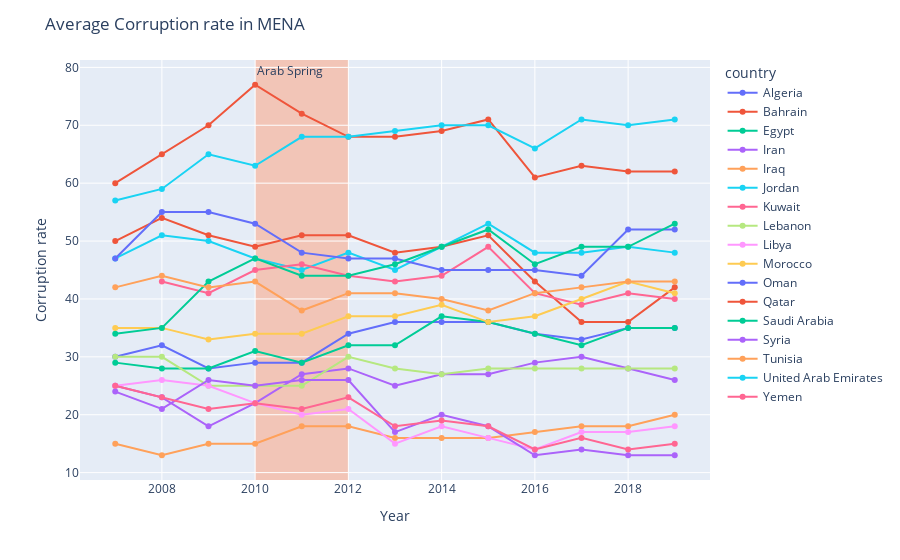

The code cell stored with this chart in its notebook:
### Code cell
fig = px.line(corruption_data, x="year", y="corruption_rate", 
              color='country',
            labels={"year": "Year", "corruption_rate": "Corruption rate", "Region": "Region"},
             )

fig.update_layout(
    title_text="Average Corruption rate in MENA",      
)

# Add shape regions
fig.add_vrect(
    x0="2010", x1="2012",
    fillcolor="LightSalmon", opacity=0.5,
    layer="below", line_width=0, annotation_text="Arab Spring", annotation_position="top left"
)

fig.update_traces(mode="markers+lines", hovertemplate=None)
fig.update_layout(hovermode="x unified")

fig.show()

### Figure 1 — Plotly figure (JSON) as saved in the notebook; plotly's stock layout.template omitted (floating-point values rounded to 4 significant figures)
{"data": [{"legendgroup": "Algeria", "line": {"color": "#636efa", "dash": "solid"}, "mode": "markers+lines", "name": "Algeria", "orientation": "v", "showlegend": true, "type": "scatter", "x": [2019, 2018, 2017, 2016, 2015, 2014, 2013, 2012, 2011, 2010, 2009, 2008, 2007], "xaxis": "x", "y": [35, 35, 33, 34, 36, 36, 36, 34, 29, 29, 28, 32, 30], "yaxis": "y"}, {"legendgroup": "Bahrain", "line": {"color": "#EF553B", "dash": "solid"}, "mode": "markers+lines", "name": "Bahrain", "orientation": "v", "showlegend": true, "type": "scatter", "x": [2019, 2018, 2017, 2016, 2015, 2014, 2013, 2012, 2011, 2010, 2009, 2008, 2007], "xaxis": "x", "y": [42, 36, 36, 43, 51, 49, 48, 51, 51, 49, 51, 54, 50], "yaxis": "y"}, {"legendgroup": "Egypt", "line": {"color": "#00cc96", "dash": "solid"}, "mode": "markers+lines", "name": "Egypt", "orientation": "v", "showlegend": true, "type": "scatter", "x": [2019, 2018, 2017, 2016, 2015, 2014, 2013, 2012, 2011, 2010, 2009, 2008, 2007], "xaxis": "x", "y": [35, 35, 32, 34, 36, 37, 32, 32, 29, 31, 28, 28, 29], "yaxis": "y"}, {"legendgroup": "Iran", "line": {"color": "#ab63fa", "dash": "solid"}, "mode": "markers+lines", "name": "Iran", "orientation": "v", "showlegend": true, "type": "scatter", "x": [2019, 2018, 2017, 2016, 2015, 2014, 2013, 2012, 2011, 2010, 2009, 2008, 2007], "xaxis": "x", "y": [26, 28, 30, 29, 27, 27, 25, 28, 27, 22, 18, 23, 25], "yaxis": "y"}, {"legendgroup": "Iraq", "line": {"color": "#FFA15A", "dash": "solid"}, "mode": "markers+lines", "name": "Iraq", "orientation": "v", "showlegend": true, "type": "scatter", "x": [2019, 2018, 2017, 2016, 2015, 2014, 2013, 2012, 2011, 2010, 2009, 2008, 2007], "xaxis": "x", "y": [20, 18, 18, 17, 16, 16, 16, 18, 18, 15, 15, 13, 15], "yaxis": "y"}, {"legendgroup": "Jordan", "line": {"color": "#19d3f3", "dash": "solid"}, "mode": "markers+lines", "name": "Jordan", "orientation": "v", "showlegend": true, "type": "scatter", "x": [2019, 2018, 2017, 2016, 2015, 2014, 2013, 2012, 2011, 2010, 2009, 2008, 2007], "xaxis": "x", "y": [48, 49, 48, 48, 53, 49, 45, 48, 45, 47, 50, 51, 47], "yaxis": "y"}, {"legendgroup": "Kuwait", "line": {"color": "#FF6692", "dash": "solid"}, "mode": "markers+lines", "name": "Kuwait", "orientation": "v", "showlegend": true, "type": "scatter", "x": [2019, 2018, 2017, 2016, 2015, 2014, 2013, 2012, 2011, 2010, 2009, 2008, 2007], "xaxis": "x", "y": [40, 41, 39, 41, 49, 44, 43, 44, 46, 45, 41, 43, null], "yaxis": "y"}, {"legendgroup": "Lebanon", "line": {"color": "#B6E880", "dash": "solid"}, "mode": "markers+lines", "name": "Lebanon", "orientation": "v", "showlegend": true, "type": "scatter", "x": [2019, 2018, 2017, 2016, 2015, 2014, 2013, 2012, 2011, 2010, 2009, 2008, 2007], "xaxis": "x", "y": [28, 28, 28, 28, 28, 27, 28, 30, 25, 25, 25, 30, 30], "yaxis": "y"}, {"legendgroup": "Libya", "line": {"color": "#FF97FF", "dash": "solid"}, "mode": "markers+lines", "name": "Libya", "orientation": "v", "showlegend": true, "type": "scatter", "x": [2019, 2018, 2017, 2016, 2015, 2014, 2013, 2012, 2011, 2010, 2009, 2008, 2007], "xaxis": "x", "y": [18, 17, 17, 14, 16, 18, 15, 21, 20, 22, 25, 26, 25], "yaxis": "y"}, {"legendgroup": "Morocco", "line": {"color": "#FECB52", "dash": "solid"}, "mode": "markers+lines", "name": "Morocco", "orientation": "v", "showlegend": true, "type": "scatter", "x": [2019, 2018, 2017, 2016, 2015, 2014, 2013, 2012, 2011, 2010, 2009, 2008, 2007], "xaxis": "x", "y": [41, 43, 40, 37, 36, 39, 37, 37, 34, 34, 33, 35, 35], "yaxis": "y"}, {"legendgroup": "Oman", "line": {"color": "#636efa", "dash": "solid"}, "mode": "markers+lines", "name": "Oman", "orientation": "v", "showlegend": true, "type": "scatter", "x": [2019, 2018, 2017, 2016, 2015, 2014, 2013, 2012, 2011, 2010, 2009, 2008, 2007], "xaxis": "x", "y": [52, 52, 44, 45, 45, 45, 47, 47, 48, 53, 55, 55, 47], "yaxis": "y"}, {"legendgroup": "Qatar", "line": {"color": "#EF553B", "dash": "solid"}, "mode": "markers+lines", "name": "Qatar", "orientation": "v", "showlegend": true, "type": "scatter", "x": [2019, 2018, 2017, 2016, 2015, 2014, 2013, 2012, 2011, 2010, 2009, 2008, 2007], "xaxis": "x", "y": [62, 62, 63, 61, 71, 69, 68, 68, 72, 77, 70, 65, 60], "yaxis": "y"}, {"legendgroup": "Saudi Arabia", "line": {"color": "#00cc96", "dash": "solid"}, "mode": "markers+lines", "name": "Saudi Arabia", "orientation": "v", "showlegend": true, "type": "scatter", "x": [2019, 2018, 2017, 2016, 2015, 2014, 2013, 2012, 2011, 2010, 2009, 2008, 2007], "xaxis": "x", "y": [53, 49, 49, 46, 52, 49, 46, 44, 44, 47, 43, 35, 34], "yaxis": "y"}, {"legendgroup": "Syria", "line": {"color": "#ab63fa", "dash": "solid"}, "mode": "markers+lines", "name": "Syria", "orientation": "v", "showlegend": true, "type": "scatter", "x": [2019, 2018, 2017, 2016, 2015, 2014, 2013, 2012, 2011, 2010, 2009, 2008, 2007], "xaxis": "x", "y": [13, 13, 14, 13, 18, 20, 17, 26, 26, 25, 26, 21, 24], "yaxis": "y"}, {"legendgroup": "Tunisia", "line": {"color": "#FFA15A", "dash": "solid"}, "mode": "markers+lines", "name": "Tunisia", "orientation": "v", "showlegend": true, "type": "scatter", "x": [2019, 2018, 2017, 2016, 2015, 2014, 2013, 2012, 2011, 2010, 2009, 2008, 2007], "xaxis": "x", "y": [43, 43, 42, 41, 38, 40, 41, 41, 38, 43, 42, 44, 42], "yaxis": "y"}, {"legendgroup": "United Arab Emirates", "line": {"color": "#19d3f3", "dash": "solid"}, "mode": "markers+lines", "name": "United Arab Emirates", "orientation": "v", "showlegend": true, "type": "scatter", "x": [2019, 2018, 2017, 2016, 2015, 2014, 2013, 2012, 2011, 2010, 2009, 2008, 2007], "xaxis": "x", "y": [71, 70, 71, 66, 70, 70, 69, 68, 68, 63, 65, 59, 57], "yaxis": "y"}, {"legendgroup": "Yemen", "line": {"color": "#FF6692", "dash": "solid"}, "mode": "markers+lines", "name": "Yemen", "orientation": "v", "showlegend": true, "type": "scatter", "x": [2019, 2018, 2017, 2016, 2015, 2014, 2013, 2012, 2011, 2010, 2009, 2008, 2007], "xaxis": "x", "y": [15, 14, 16, 14, 18, 19, 18, 23, 21, 22, 21, 23, 25], "yaxis": "y"}], "layout": {"annotations": [{"showarrow": false, "text": "Arab Spring", "x": "2010", "xanchor": "left", "xref": "x", "y": 1, "yanchor": "top", "yref": "y domain"}], "hovermode": "x unified", "legend": {"title": {"text": "country"}, "tracegroupgap": 0}, "margin": {"t": 60}, "shapes": [{"fillcolor": "LightSalmon", "layer": "below", "line": {"width": 0}, "opacity": 0.5, "type": "rect", "x0": "2010", "x1": "2012", "xref": "x", "y0": 0, "y1": 1, "yref": "y domain"}], "title": {"text": "Average Corruption rate in MENA"}, "xaxis": {"anchor": "y", "domain": [0, 1], "title": {"text": "Year"}}, "yaxis": {"anchor": "x", "domain": [0, 1], "title": {"text": "Corruption rate"}}}}
